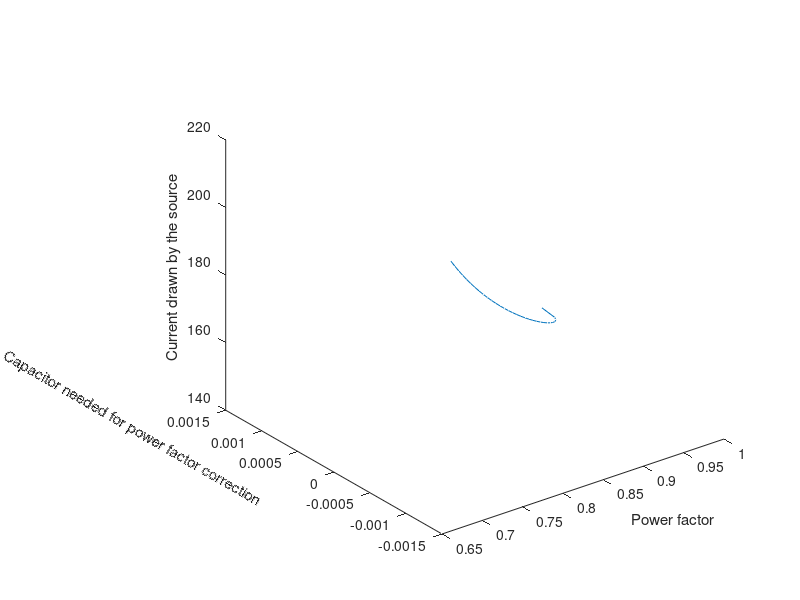

Here is the MATLAB script that generated this plot: (Note: this script raises an error after producing the figure.)
Vs = 230;
f = 50;
w = 2.*pi.*f;
%load1
pf1 = 0.68;%inductive
fi1 = acosd(pf1);%derece cinsinden açı değeri
S1 = 28000;
S1vector = S1 .* exp(fi1.*1i.* (pi ./ 180));
P1 = real(S1vector);
Q1 = imag(S1vector);
%load2
pf2 = 0.82;%Capacitive
fi2 = -acosd(pf2);%derece cinsinden açı değeri
P2 = 5000;
S2 = P2./pf2;
S2vector = S2 .* exp(fi2.*1i.* (pi ./ 180));
Q2 = imag(S2vector);
%load3
pf3 = 1 ;
fi3 = acosd(pf3);%derece cinsinden açı değeri
P3 = 10000;
S3 = P3./pf3;
S3vector = S3 .* exp(fi3.*1i.* (pi ./ 180));
Q3 = imag(S3vector);
%Total
PT = P1 + P2 + P3 ;
QT = Q1 + Q2 + Q3 ;
STvector = PT + 1i*QT;
ST = abs(STvector);
pfT =  PT./ST;
%Compenzation 
pfn = 0.7 : 0.01 : 1;
Qaf = PT.*tand(acosd(pfn));
Qc = QT - Qaf;
Xc = Vs.^2 ./ Qc;
C = 1./(100.*pi.*Xc);
Snvector = PT + 1i.*Qaf;
Sn = abs(Snvector);
Is = Sn./Vs;
plot3(pfn, C, Is)
xlabel("Power factor")
ylabel("Capacitor needed for power factor correction","Rotation",-30,"HorizontalAlignment","right")
zlabel("Current drawn by the source")
figure
mdl = scatteredInterpolant(pfn(:), C(:), Is(:));
[xg, yg] = meshgrid(unique(pfn), unique(C));
zg = mdl(xg, yg);

surf( xg,yg,zg)

xlabel("Power factor")
ylabel("Capacitor needed for power factor correction","Rotation",-30,"HorizontalAlignment","right")
zlabel("Current drawn by the source")
%%
figure
time = out.tout;
current_before = out.currents(:,1);
current_after = out.currents(:,2);
legend()
plot(time,current_before)
hold on 
plot(time,current_after)
legend('Current before compenzation','Current after compenzation',...
    'FontSize',12)
xlabel('Time', 'FontSize',14)
ylabel('Amplitude of currents','FontSize',14)
